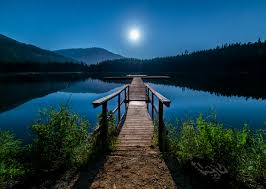
#> input picture OpenCV/Images/roadway.jpg, 266 x 189 px
$ python 8contours.py
#> lines starting #> are read from the running program, lines starting #| are printed output that depends on the picture; after the words box and inside, x2 and y2 are one past the last pixel; in counts of white or black regions, pixels touching at a corner belong together
import cv2 as cv
import numpy as np

img = cv.imread('Images/roadway.jpg')
#> img is the input picture: shape (189, 266, 3); mean B, G, R 82.2, 65.3, 27.7
cv.imshow('ELp',img)

blank = np.zeros(img.shape ,dtype= 'uint8')
cv.imshow('Blank',blank)

gray =  cv.cvtColor(img, cv.COLOR_BGR2GRAY)
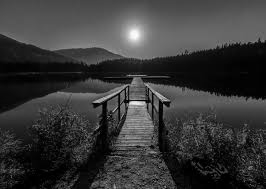
#> gray: shape (189, 266); min 0, max 255, mean 56
cv.imshow('Grey',gray)

#1 method  ---
# #blur   # remove blur function
# blur = cv.GaussianBlur(gray,(5,5) ,cv.BORDER_DEFAULT)
# cv.imshow("blur",blur)

# #edge detector
# canny =  cv.Canny( blur,125,175)
# cv.imshow('Canny Edges' ,canny )

#2 method  -----
ret, thresh = cv.threshold(gray, 125, 255, cv.THRESH_BINARY) # threshold values  If pixel value > 125 → set to 255 (white) # Else → set to 0 (black)
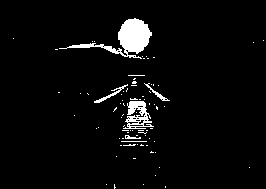
#> thresh: shape (189, 266); 4% white; 80 white regions (74 under 20 px)
cv.imshow('THRESH',thresh)

#----------- CONTOURS

#contours  <-- thresh is binary output

# cv.RETR_EXTERNAL	 - Only outer contours
# cv.RETR_LIST	 - All contours, no hierarchy

# (thresh, countour revival mode, contour approximation)

contours, hierarchies =  cv.findContours( thresh ,cv.RETR_LIST,cv.CHAIN_APPROX_SIMPLE)  #  RETR_list ,RETR_tree ,external -> Explore
#> contours = 105 contours, 98 with area under 20; largest, box (x1, y1, x2, y2) and area: (59, 18, 152, 59) 974, (123, 101, 154, 129) 381, (94, 84, 128, 103) 62, (144, 83, 170, 101) 50, (129, 124, 144, 127) 26, (127, 121, 139, 125) 22, (125, 135, 141, 139) 20

# cv.CHAIN_APPROX_NONE ---> contours approximation  ,  cv.CHAIN_APPROX_SIMPLE  --> compressed approximation

print(f'{len(contours)} contours  found !')
#| 105 contours  found !


#
cv.drawContours(blank , contours , -1 ,(0,0,255),thickness= 1) # -1 -> all contours
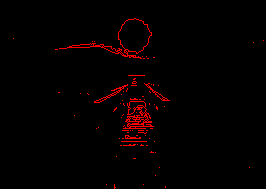
#> blank: shape (189, 266, 3); mean of channels 0, 1, 2 0, 0, 5; drawn as B, G, R
cv.imshow('DRAw CONTOURs' , blank)

cv.waitKey(0)

$ run again, with OpenCV/Images/group_p.jpg copied over OpenCV/Images/roadway.jpg
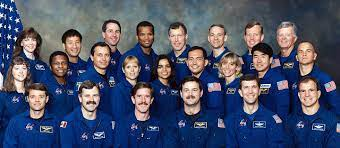
#> input picture OpenCV/Images/group_p.jpg, 340 x 148 px
#> img is the input picture: shape (148, 340, 3); mean B, G, R 103, 79.9, 72.8
#> `ret, thresh = cv.threshold(gray, 125, 255, cv.THRESH_BINARY)`:
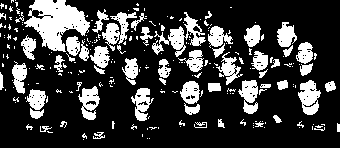
#> thresh: shape (148, 340); 23.4% white; 236 white regions (179 under 20 px)
#> contours = 427 contours, 380 with area under 20; largest, box (x1, y1, x2, y2) and area: (24, 0, 90, 52) 1840, (152, 12, 206, 57) 642, (298, 80, 321, 115) 493, (102, 12, 137, 51) 455, (78, 86, 100, 120) 406
#| 427 contours  found !
#> `cv.drawContours(blank , contours , -1 ,(0,0,255),thickness= 1)`:
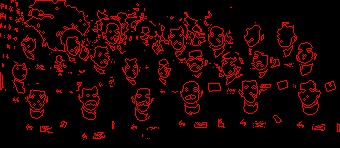
#> blank: shape (148, 340, 3); mean of channels 0, 1, 2 0, 0, 25.8; drawn as B, G, R
